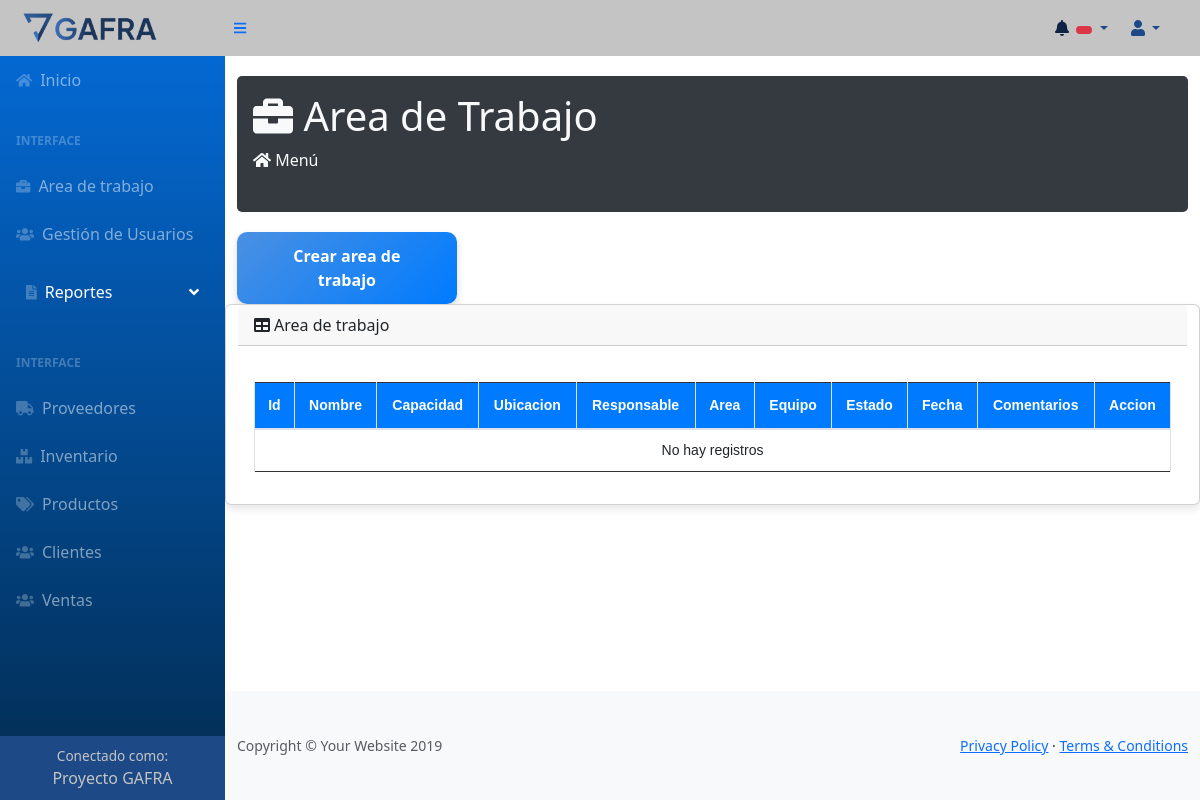
Page /views/administrador/ambientes/index.php on the earlier database version.
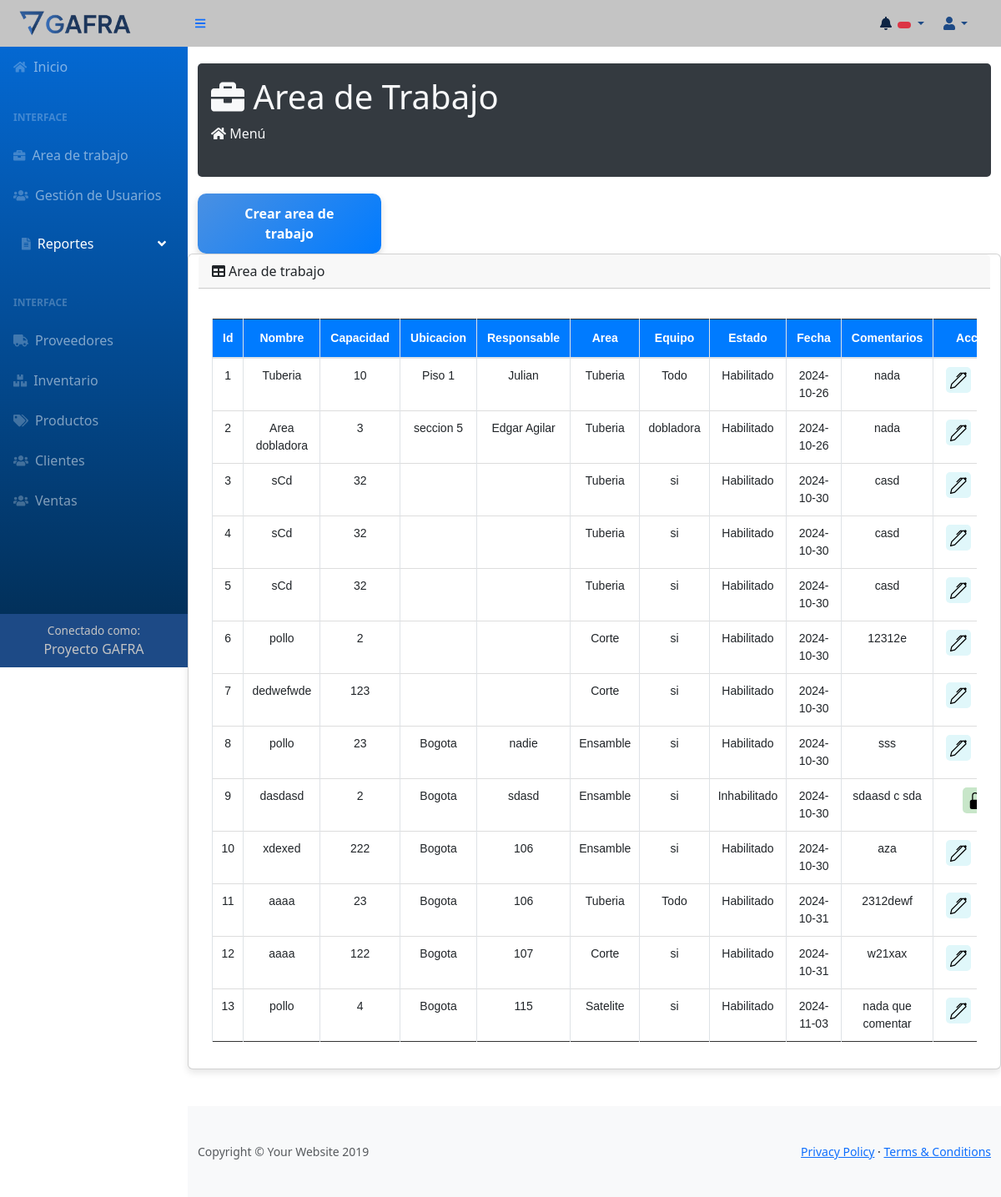
Same page on the later database version.
### tables this page shows
CREATE TABLE `AreaTrabajo` (
  `id_area` int(11) NOT NULL,
  `nombre_area` varchar(100) NOT NULL,
  `capacidad` int(11) NOT NULL,
  `ubicacion` varchar(255) DEFAULT NULL,
  `responsable` varchar(100) DEFAULT NULL,
  `tipo_area` enum('Tuberia','Ensamble','Corte','Satelite') NOT NULL,
  `equipo_disponible` text DEFAULT NULL,
  `estado_area` varchar(255) NOT NULL,
  `fecha_creacion` date NOT NULL DEFAULT current_timestamp(),
  `comentarios` text DEFAULT NULL
);

### views/administrador/ambientes/index.php (the view, shortened to what this page needs)
<?php require_once "views/administrador/Vista/parte_superior.php" ?>
<main>
    <div class="container-fluid">
        <div class="header-section">
            <h1><i class="fas fa-briefcase"></i> Area de Trabajo</h1>
            <ol class="breadcrumb mb-4">
                <li class="breadcrumb-item"><i class="fas fa-home"></i> Menú</li>
            </ol>
        </div>
        <div class="row">
            <div class="col-xl-3 col-md-6">
                <a href='/dashboard/gestion%20de%20ambientes/admin/createAreaTrabajo/' id="btn-create">
                    Crear area de trabajo
                </a>
            </div>
            <div class="card mb-4">
                <div class="card-header"><i class="fas fa-table mr-1"></i>Area de trabajo</div>
                <div class="card-body">
                    <div class="table-responsive">
                        <table class="table table-bordered" id="tabla-ambientes" id="dataTable" width="100%"
                            cellspacing="0">
                            <thead>
                                <tr>
                                    <th>Id</th>
                                    <th>Nombre</th>
                                    <th>Capacidad</th>
                                    <th>Ubicacion</th>
                                    <th>Responsable</th>
                                    <th>Area</th>
                                    <th>Equipo</th>
                                    <th>Estado</th>
                                    <th>Fecha</th>
                                    <th>Comentarios</th>
                                    <th>Accion</th>
                                </tr>
                            <tbody>
                                <?php
                                $query = "SELECT * FROM AreaTrabajo";
                                $result = $db->query($query);
                                if ($result->num_rows > 0) {
                                    while ($row = $result->fetch_assoc()) {
                                        echo "<tr>";
                                        echo "<td>" . htmlspecialchars($row['id_area']) . "</td>";
                                        echo "<td>" . htmlspecialchars($row['nombre_area']) . "</td>";
                                        echo "<td>" . htmlspecialchars($row['capacidad']) . "</td>";
                                        echo "<td>" . htmlspecialchars($row['ubicacion']) . "</td>";
                                        echo "<td>" . htmlspecialchars($row['responsable']) . "</td>";
                                        echo "<td>" . htmlspecialchars($row['tipo_area']) . "</td>";
                                        echo "<td>" . htmlspecialchars($row['equipo_disponible']) . "</td>";
                                        echo "<td>" . htmlspecialchars($row['estado_area']) . "</td>";
                                        echo "<td>" . htmlspecialchars($row['fecha_creacion']) . "</td>";
                                        echo "<td>" . htmlspecialchars($row['comentarios']) . "</td>";
                                        echo "<td class='acciones'>";
                                        if ($row['estado_area'] !== 'Inhabilitado') {
                                            $url_update = '/dashboard/gestion%20de%20ambientes/admin/updateAreaTrabajo/';
                                            echo "<a href='" . $url_update . $row['id_area'] . "' class='boton-modificar boton-accion' title='Editar'>
                    <img src='../assets/editar.svg' alt='Editar' class='icono-accion'>
                  </a>";
                                        }
                                        if ($row['estado_area'] !== 'Habilitado') {
                                            echo "<a href='#' onclick='confirmarHabilitar(" . $row['id_area'] . ")' class='boton-habilitar boton-accion' title='Habilitar'>
                    <img src='../assets/habilitar.svg' alt='Habilitar' class='icono-accion'>
                  </a>";
                                        }
                                        echo "</td>";
                                        echo "</tr>";
                                    }
                                } else {
                                    echo "<tr><td colspan='11'>No hay registros</td></tr>";
                                }
                                ?>
                            </tbody>
                        </table>
                    </div>
                </div>
            </div>
        </div>
</main>
<footer class="py-4 bg-light mt-auto">
    <div class="container-fluid">
        <div class="d-flex align-items-center justify-content-between small">
            <div class="text-muted">Copyright &copy; Your Website 2019</div>
            <div>
                <a href="#">Privacy Policy</a>
                &middot;
                <a href="#">Terms &amp; Conditions</a>
            </div>
        </div>
    </div>
</footer>
<link rel="stylesheet" type="text/css" href="https://cdn.datatables.net/1.13.4/css/jquery.dataTables.min.css">
<link rel="stylesheet" type="text/css" href="https://cdn.datatables.net/buttons/2.3.3/css/buttons.dataTables.min.css">
</body>
</html>

### views/administrador/Vista/parte_superior.php (shortened to what this page needs)
<!DOCTYPE html>
<html lang="es">
<head>
    <link href="../assets/css/styles.css" rel="stylesheet" />
    <link rel="stylesheet" href="https://cdnjs.cloudflare.com/ajax/libs/font-awesome/6.0.0-beta3/css/all.min.css">
    <link href="https://cdn.jsdelivr.net/npm/bootstrap@5.3.0/dist/css/bootstrap.min.css" rel="stylesheet">
    <link href="https://cdn.datatables.net/1.10.20/css/dataTables.bootstrap4.min.css" rel="stylesheet"
 />
</head>
<body class="sb-nav-fixed">
    <nav class="sb-topnav navbar navbar-expand navbar-blue "
        style="background: linear-gradient(20deg,  #C4C4C4, #C4C4C4);">
        <?php
        $url_regresar = '../admin/home';
        ?>
        <a class="navbar-brand" href="<?php echo $url_regresar; ?>">
            <img src="../assets/img/login0.png" class="logo" style="width: 150px; height: auto; max-height: 50px;">
        </a><button class="btn btn-link btn-sm order-1 order-lg-0" id="sidebarToggle" href="#"><i
                class="fas fa-bars"></i></button>
        <ul class="navbar-nav ml-auto mr-0 mr-md-3 my-2 my-md-0">
            <li class="nav-item dropdown no-arrow mx-1">
                <a class="nav-link dropdown-toggle" href="#" id="alertsDropdown" role="button" data-toggle="dropdown"
                    aria-haspopup="true" aria-expanded="false">
                    <i class="fas fa-bell fa-fw"></i>
                    <span class="badge badge-danger badge-counter">
                        <?php
                        $conn = Database::connect();
                        $sql = "SELECT COUNT(*) AS total FROM t_reportes WHERE Estado = '1'";
                        $result = $conn->query($sql);
                        ?>
                    </span>
                </a>
            </li>
            <ul class="navbar-nav ml-auto mr-0 mr-md-3 my-2 my-md-0">
                <li class="nav-item dropdown ">
                    <a class="nav-link dropdown-toggle dropdown-blue" id="userDropdown" href="#" role="button"
                        data-toggle="dropdown" aria-haspopup="true" aria-expanded="false"><i
                            class="fas fa-user fa-fw"></i></a>
                </li>
            </ul>
        </ul>
    </nav>
    <div id="layoutSidenav">
        <div id="layoutSidenav_nav">
            <nav class="sb-sidenav accordion sb-sidenav-dark" id="sidenavAccordion">
                <div class="sb-sidenav-menu">
                    <div class="nav">
                        <a class="nav-link" href="<?php echo $url_regresar; ?>">
                            <div class="sb-nav-link-icon"><i class="fas fa-home"></i></div>
                            Inicio
                        </a>
                        <div class="sb-sidenav-menu-heading">Interface</div>
                        <a class="nav-link" href="/dashboard/gestion%20de%20ambientes/admin/areaTrabajo">
                            <div class="sb-nav-link-icon"><i class="fas fa-briefcase"></i></div>
                            Area de trabajo
                        </a>
                        <a class="nav-link" href="/dashboard/gestion%20de%20ambientes/usuarios/usuarios">
                            <div class="sb-nav-link-icon"><i class="fas fa-users"></i></div>
                            Gestión de Usuarios
                        </a>
                        <div class="nav-link d-flex align-items-center">
                            <a href="/dashboard/gestion%20de%20ambientes/reporte/reportes"
                                class="d-flex align-items-center custom-link">
                                <div class="sb-nav-link-icon"><i class="fas fa-file-alt"></i></div>
                                <span>Reportes</span>
                            </a>
                            <a href="#" class="ml-auto custom-link" data-toggle="collapse"
                                data-target="#collapseLayouts" aria-expanded="false" aria-controls="collapseLayouts">
                                <i class="fas fa-angle-down"></i>
                            </a>
                        </div>
                        <div class="sb-sidenav-menu-heading">Interface</div>
                        <a class="nav-link" href="/dashboard/gestion%20de%20ambientes/proveedores/proveedores">
                            <div class="sb-nav-link-icon"><i class="fas fa-truck"></i></div>
                            Proveedores
                        </a>
                        <a class="nav-link"
                            href="/dashboard/gestion%20de%20ambientes/inventario/listarEntradasAdministrador">
                            <div class="sb-nav-link-icon"><i class="fas fa-boxes"></i></div>
                            Inventario
                        </a>
                        <a class="nav-link" href="/dashboard/gestion%20de%20ambientes/Producto/listarProductos">
                            <div class="sb-nav-link-icon"><i class="fas fa-tags"></i></div>
                            Productos
                        </a>
                        <a class="nav-link" href="/dashboard/gestion%20de%20ambientes/clientes/clientes">
                            <div class="sb-nav-link-icon"><i class="fas fa-users"></i></div>
                            Clientes
                        </a>
                        <a class="nav-link" href="/dashboard/gestion%20de%20ambientes/facturas/index">
                            <div class="sb-nav-link-icon"><i class="fas fa-users"></i></div>
                            Ventas
                        </a>
                    </div>
                </div>
                <div class=" custom-footer">
                    <div class="small">Conectado como:</div>
                    Proyecto GAFRA
                </div>
            </nav>
        </div>
        <div id="layoutSidenav_content">

Differences in the rows shown:
added areatrabajo: id_area "1", nombre_area "Tuberia", capacidad "10", ubicacion "Piso 1", responsable "Julian", tipo_area "Tuberia", equipo_disponible "Todo", estado_area "Habilitado", fecha_creacion "2024-10-26", comentarios "nada"
added areatrabajo: id_area "2", nombre_area "Area dobladora", capacidad "3", ubicacion "seccion 5", responsable "Edgar Agilar", tipo_area "Tuberia", equipo_disponible "dobladora", estado_area "Habilitado", fecha_creacion "2024-10-26", comentarios "nada"
added areatrabajo: id_area "3", nombre_area "sCd", capacidad "32", tipo_area "Tuberia", equipo_disponible "si", estado_area "Habilitado", fecha_creacion "2024-10-30", comentarios "casd"
added areatrabajo: id_area "4", nombre_area "sCd", capacidad "32", tipo_area "Tuberia", equipo_disponible "si", estado_area "Habilitado", fecha_creacion "2024-10-30", comentarios "casd"
added areatrabajo: id_area "5", nombre_area "sCd", capacidad "32", tipo_area "Tuberia", equipo_disponible "si", estado_area "Habilitado", fecha_creacion "2024-10-30", comentarios "casd"
added areatrabajo: id_area "6", nombre_area "pollo", capacidad "2", tipo_area "Corte", equipo_disponible "si", estado_area "Habilitado", fecha_creacion "2024-10-30", comentarios "12312e"
added areatrabajo: id_area "7", nombre_area "dedwefwde", capacidad "123", tipo_area "Corte", equipo_disponible "si", estado_area "Habilitado", fecha_creacion "2024-10-30"
added areatrabajo: id_area "8", nombre_area "pollo", capacidad "23", ubicacion "Bogota", responsable "nadie", tipo_area "Ensamble", equipo_disponible "si", estado_area "Habilitado", fecha_creacion "2024-10-30", comentarios "sss"
added areatrabajo: id_area "9", nombre_area "dasdasd", capacidad "2", ubicacion "Bogota", responsable "sdasd", tipo_area "Ensamble", equipo_disponible "si", estado_area "Inhabilitado", fecha_creacion "2024-10-30", comentarios "sdaasd c sda"
added areatrabajo: id_area "10", nombre_area "xdexed", capacidad "222", ubicacion "Bogota", responsable "106", tipo_area "Ensamble", equipo_disponible "si", estado_area "Habilitado", fecha_creacion "2024-10-30", comentarios "aza"
added areatrabajo: id_area "11", nombre_area "aaaa", capacidad "23", ubicacion "Bogota", responsable "106", tipo_area "Tuberia", equipo_disponible "Todo", estado_area "Habilitado", fecha_creacion "2024-10-31", comentarios "2312dewf"
added areatrabajo: id_area "12", nombre_area "aaaa", capacidad "122", ubicacion "Bogota", responsable "107", tipo_area "Corte", equipo_disponible "si", estado_area "Habilitado", fecha_creacion "2024-10-31", comentarios "w21xax"
added areatrabajo: id_area "13", nombre_area "pollo", capacidad "4", ubicacion "Bogota", responsable "115", tipo_area "Satelite", equipo_disponible "si", estado_area "Habilitado", fecha_creacion "2024-11-03", comentarios "nada que comentar"
Other differences:
text no longer shown: "No hay registros"
